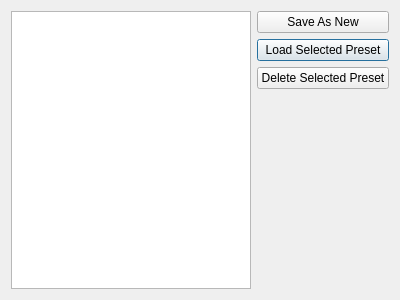
<?xml version="1.0" encoding="UTF-8"?>
<ui version="4.0">
 <class>PresetDialog</class>
 <widget class="QDialog" name="PresetDialog">
  <property name="geometry">
   <rect>
    <x>0</x>
    <y>0</y>
    <width>400</width>
    <height>300</height>
   </rect>
  </property>
  <property name="windowTitle">
   <string>Dialog</string>
  </property>
  <property name="locale">
   <locale language="English" country="UnitedStates"/>
  </property>
  <layout class="QGridLayout" name="gridLayout">
   <item row="3" column="1">
    <spacer name="verticalSpacer">
     <property name="orientation">
      <enum>Qt::Vertical</enum>
     </property>
     <property name="sizeHint" stdset="0">
      <size>
       <width>20</width>
       <height>40</height>
      </size>
     </property>
    </spacer>
   </item>
   <item row="1" column="1">
    <widget class="QPushButton" name="pushButton_LoadPreset">
     <property name="sizePolicy">
      <sizepolicy hsizetype="Minimum" vsizetype="Fixed">
       <horstretch>0</horstretch>
       <verstretch>0</verstretch>
      </sizepolicy>
     </property>
     <property name="text">
      <string>Load Selected Preset</string>
     </property>
    </widget>
   </item>
   <item row="0" column="1">
    <widget class="QPushButton" name="pushButton_SaveAsNew">
     <property name="text">
      <string>Save As New</string>
     </property>
    </widget>
   </item>
   <item row="0" column="0" rowspan="4">
    <widget class="QListWidget" name="listWidget"/>
   </item>
   <item row="2" column="1">
    <widget class="QPushButton" name="pushButton_DeletePreset">
     <property name="text">
      <string>Delete Selected Preset</string>
     </property>
    </widget>
   </item>
  </layout>
 </widget>
 <resources/>
 <connections/>
</ui>
